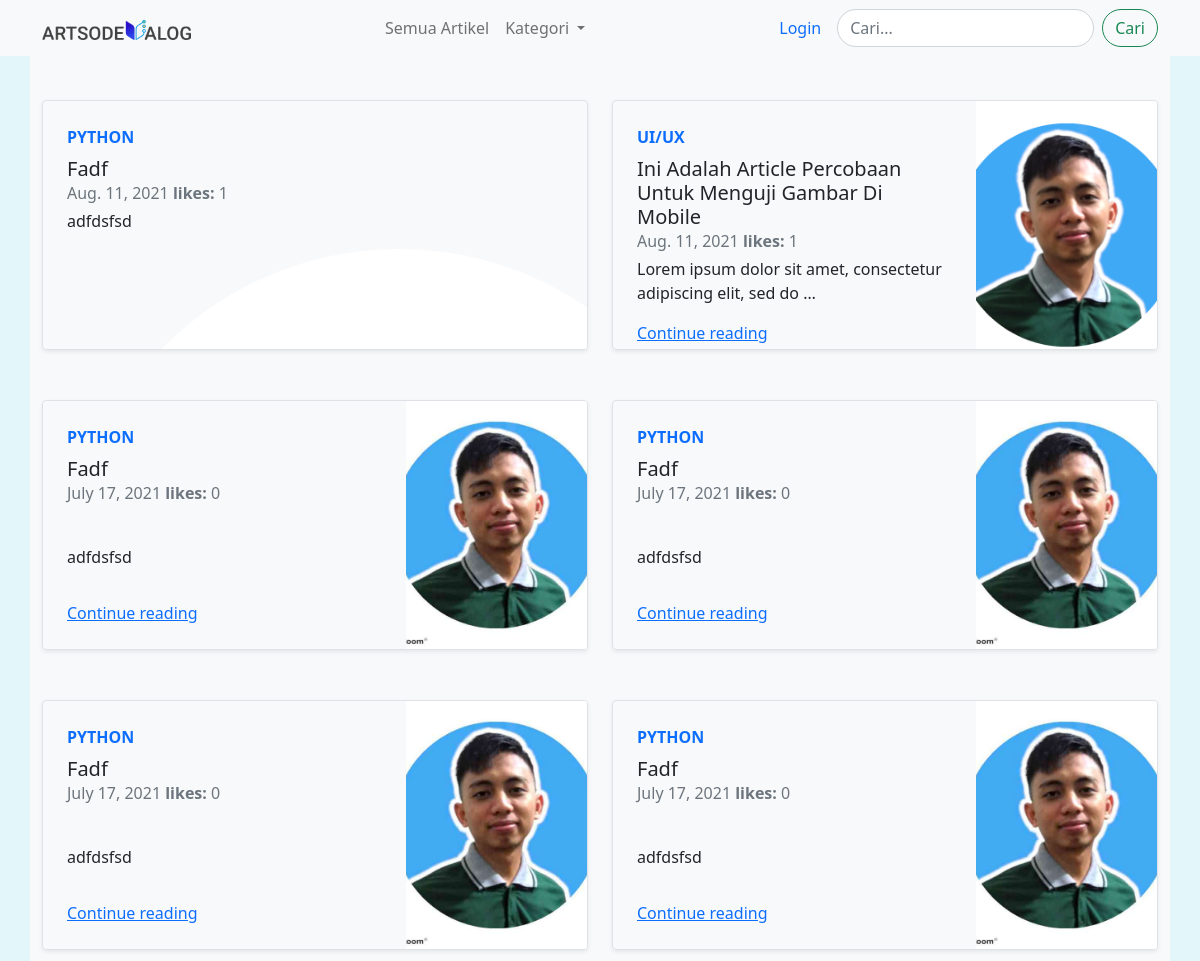
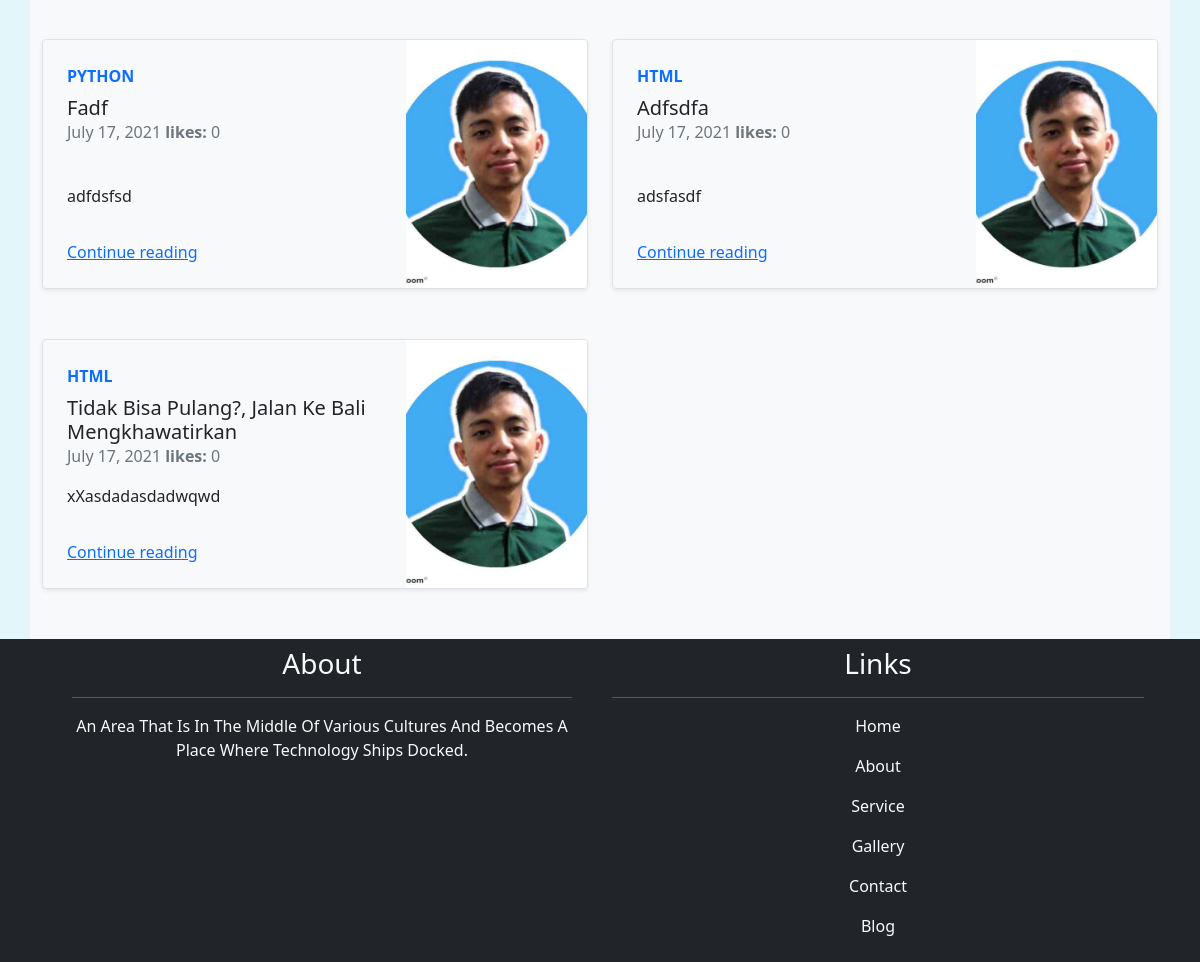
The page / on the database its author committed (2 pictures, top to bottom).
### home/models.py (models this page shows, shortened)
class Article(models.Model):
    author = models.ForeignKey(User, on_delete=models.CASCADE)
    judul = models.CharField(max_length=100, blank=True)
    category = models.ManyToManyField(Category)
    image = models.ImageField(upload_to='image/artikel',)
    isi = RichTextUploadingField()
    likes = models.ManyToManyField(User, related_name='likes_blog', blank=True)
    created = models.DateField(auto_now_add=True, blank=True, editable=False)
    updated = models.DateField(auto_now=True, blank=True, editable=False)
    published = models.BooleanField(default=False)
    slug = models.SlugField(blank=True, editable=False)
    @property
    def num_likes(self):
        return self.likes.all().count()

class Category(models.Model):
    name = models.CharField(max_length=50)
    slug = models.SlugField(blank=True, editable=False)
    class Meta:
        verbose_name = 'Category'
        verbose_name_plural = 'Categories'
    def __str__(self):
        return f"{self.name}"

### home/views.py (the view)
# urls.py: path('', ArticleListView.as_view(), name='list'),
class ArticleListView(ListView):
    queryset = Article.objects.all().exclude(
        published=False).order_by('-updated')[:20]
    template_name = "article_list.html"
    extra_context = {'categories': Category.objects.all()}

### templates/article_list.html (shortened to what this page needs)
{% extends 'container.html' %}
{% block content_extra %}
  {% if object_list %}
    <article class="row article-row" style="padding-top: 100px;">
      {% for article in object_list  %}
        {% if slug %}
          <div class="col-md-6 box-thumbnail">
            <div class="row g-0 border rounded overflow-hidden flex-md-row mb-4 shadow-sm h-md-250 position-relative">
              <div class="col p-4 d-flex flex-column position-static">
                {% for category in article.category.all %}
                  {% if category.slug == slug %}
                    <strong class="d-inline-block mb-2 text-primary text-uppercase">{{category.name}}</strong>
                  {% endif %}
                {% endfor %}
                <h5 class="mb-0">{{article.judul|title}}</h5>
                <div class="mb-1 text-muted">{{article.updated}}</div>
                <p class="card-text mb-auto">{{article.isi|safe|truncatewords:10}}</p>
                {% for category in article.category.all %}
                  {% if category.slug == slug %}
                    <a href="{% url 'detail' article.slug article.id category.slug %}" class="stretched-link">Continue reading</a>
                  {% endif %}
                {% endfor %}
              </div>
                {% if article.image %}
                  <div class="image-thumbnail col-md-4  d-lg-block" style="background-image:url({{article.image.url}}) ;">
                      <p>ansatsu</p>
                  </div>
                {% else %}
                  <div class="col-md-4  d-lg-block">
                    <svg class="bd-placeholder-img" width="200" height="250" xmlns="http://www.w3.org/2000/svg" role="img" aria-label="Placeholder: Thumbnail" preserveAspectRatio="xMidYMid slice" focusable="false"><title>Placeholder</title><rect width="100%" height="100%" fill="#55595c"></rect><text x="30%" y="50%" fill="#eceeef" dy=".3em">Thumbnail</text></svg>
                  </div>
                {% endif %}
            </div>
          </div>
        {% else %}
          <div class="col-md-6 ">
            <div class="box-thumbnail" style="height:300px">
                <div class="row g-0  border rounded overflow-hidden flex-md-row shadow-sm h-md-250 position-relative">
                  <div class="col p-4 d-flex flex-column position-static">
                    <strong class="d-inline-block mb-2 text-primary text-uppercase">{{article.category.all|first}}</strong>
                    <h5 class="mb-0">{{article.judul|title| truncatewords:10}}</h5>
                    <div class="mb-1 text-muted">{{article.updated}} <strong>likes: </strong>{{ article.num_likes }}</div>
                    <p class="card-text mb-auto">{{article.isi|safe|truncatewords:10}}</p>
                    <a href="{% url 'detail' article.slug article.id article.category.all|first|slugify %}" class="stretched-link">Continue reading</a>
                  </div>
                  {% if article.image %}
                    <div class="image-thumbnail col-md-4  d-lg-block" style="background-image:url({{ article.image.url }});">
                    </div>
                  {% endif %}
                </div>
            </div>
          </div>
        {% endif %}
      {% endfor %}
    </article>
  {% else %}
  <center>
    <h2 style="padding-top: 150px;">Ooops....We couldn't find anything</h2>
  </center>
  {% endif %}
{% endblock content_extra %}

### static/css/style.css (style rules this page uses)
.article-row .row { height: 250px; }
.article-row .image-thumbnail { background-size: cover; background-position: center; background-repeat: no-repeat; }
.box-thumbnail .row { top: 0px; -webkit-transition: .3s; transition: .3s; }

### rows shown on the page
Article: category.all|first "PYTHON", judul "Fadf", updated "Aug. 11, 2021", num_likes "1", isi "adfdsfsd", isi (picture)
Article: category.all|first "UI/UX", judul "Ini Adalah Article Percobaan Untuk Menguji Gambar Di Mobile", updated "Aug. 11, 2021", num_likes "1", isi "Lorem ipsum dolor sit amet, consectetur adipiscing elit, sed do …", image (picture)
Article: category.all|first "PYTHON", judul "Fadf", updated "July 17, 2021", num_likes "0", isi "adfdsfsd", image (picture)
Article: category.all|first "PYTHON", judul "Fadf", updated "July 17, 2021", num_likes "0", isi "adfdsfsd", image (picture)
Article: category.all|first "PYTHON", judul "Fadf", updated "July 17, 2021", num_likes "0", isi "adfdsfsd", image (picture)
Article: category.all|first "PYTHON", judul "Fadf", updated "July 17, 2021", num_likes "0", isi "adfdsfsd", image (picture)
Article: category.all|first "PYTHON", judul "Fadf", updated "July 17, 2021", num_likes "0", isi "adfdsfsd", image (picture)
Article: category.all|first "HTML", judul "Adfsdfa", updated "July 17, 2021", num_likes "0", isi "adsfasdf", image (picture)
Article: category.all|first "HTML", judul "Tidak Bisa Pulang?, Jalan Ke Bali Mengkhawatirkan", updated "July 17, 2021", num_likes "0", isi "xXasdadasdadwqwd", image (picture)
